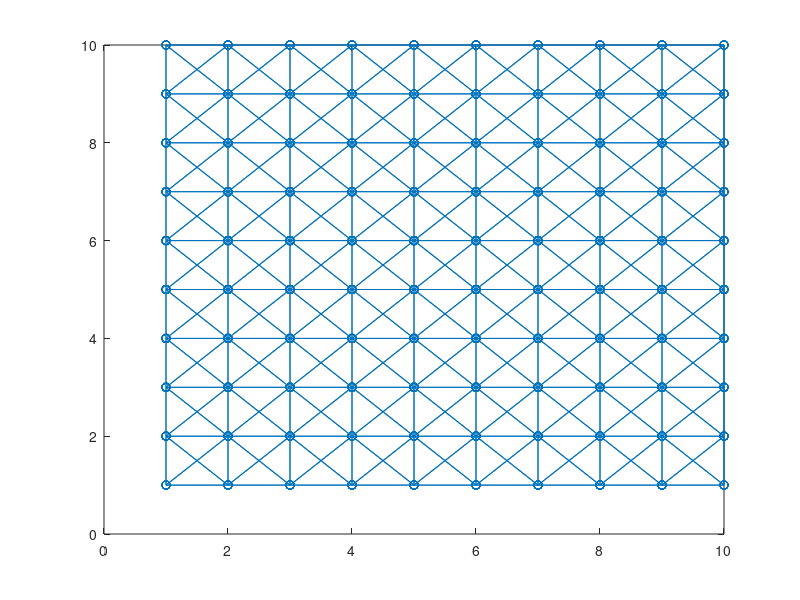

The MATLAB source for this figure: (Note: this script raises an error after producing the figure.)
clear all
clc

%specify truss dimensions (square)
dim = 100;
sqrtdim = sqrt(dim);

%initialize positions and velocities at t = 0
r0 = zeros(dim,2);
v0 = zeros(dim,2);
% initialize empty connectivity matrix
C = zeros(dim, dim);

%give initial velocity to top row particles
for i=sqrtdim:sqrtdim:dim
    v0(i,:) = [0 1];
end

%initial positions (i,j)
for i = 1:sqrtdim
    for j = 1:sqrtdim
        r0((i-1)*sqrtdim+j,:) = [i j];        
    end
end

%fill connectivity matrix
%horizontal neighbors
for i = 1:sqrtdim*sqrtdim
   if(mod(i,sqrtdim) ~= 0)
       C(i,i+1) = 1;
       C(i+1,i) = 1;
   end
end
%vertical neighbors
for i = 1:sqrtdim*sqrtdim-sqrtdim
   C(i,i+sqrtdim) = 1;
   C(i+sqrtdim,i) = 1;
end
% each point is connected to itself
for i = 1:sqrtdim*sqrtdim
   C(i,i) = 1; 
end
%diagonal spring connectivity
for i = 1:sqrtdim*sqrtdim-sqrtdim
    %leftmost
    if(mod(i,sqrtdim) == 1)
        C(i,i+sqrtdim+1) = 1;
        C(i+sqrtdim+1,i) = 1;
    elseif(mod(i,sqrtdim) == 0)
        C(i,i+sqrtdim-1) = 1;
        C(i+sqrtdim-1,i) = 1;
    else
        C(i,i+sqrtdim+1) = 1;
        C(i,i+sqrtdim-1) = 1;
        C(i+sqrtdim-1,i) = 1;
        C(i+sqrtdim+1,i) = 1;
    end
end

k = 3; %spring constant

m = 2; %mass

%Simulation parameters
tf = 100;
dt = .1;

nt = tf/dt; %number of time steps


% Preallocation of time, solution and velocity matrices
t = zeros(1,nt+1);
r = zeros(sqrtdim*sqrtdim,2);
v = zeros(sqrtdim*sqrtdim,2);

% Initialize loop variables
r = r0 - dt*v0;
rnext = r0;

% get plot coordinates for initial positions
[xd,yd] = gplot(C,r0);
% get plot handle
h = plot(xd,yd,'o-');

%specify data sources so that plot will update automatically
h.XDataSource = 'xd';
h.YDataSource = 'yd';
axis([0 12 0 12]);

time = 0;

%Start alg. 13 from reader
for n = 1:nt
   %update loop variables
   rprev = r;
   r = rnext;
   
   %compute forces (Algorithm 13)
   fn = alg14_forcecalculation(r,dim,C);
   
   [estruc,vstruc] = calc_young_modulus(fn,dim,r,r0)
   
   %compute acceleration
   a = fn/m;

   %compute next position
   rnext = 2*r-rprev+(dt^2)*a;
   
   %compute current velocity
   v = (rnext-rprev)/(2*dt);
   
    rnext(1,:) = [1 1];
    for i = 2:sqrtdim
         rnext((i-1)*sqrtdim+1,:) = [rnext((i-1)*sqrtdim+1,1) 1]; 
    end
   
   %replot results
   [xd,yd] = gplot(C,r);
   refreshdata;
   drawnow update
   
   time = time + dt;
   set(gcf,'NumberTitle', 'off')
   set(gcf,'Name', sprintf('%f',time))
end